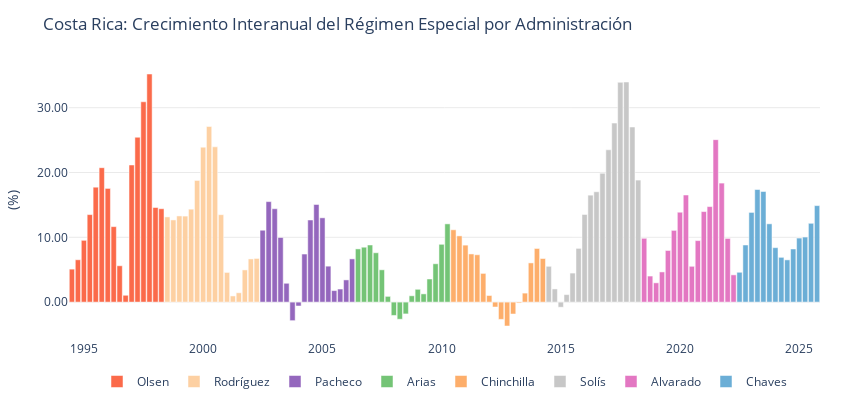
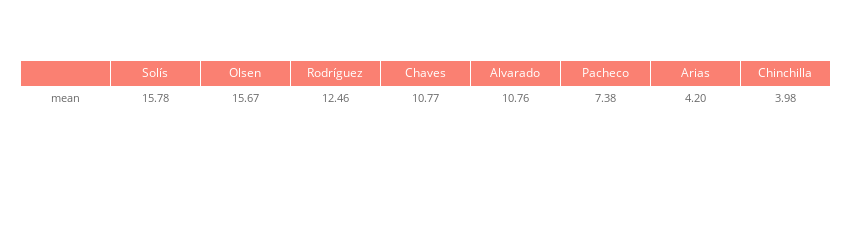

The cell these charts' notebook holds for them, in order:
### Markdown cell above
### <font color = 'red'> 1.2.2 ZONAS FRANCAS

### Code cell
# datos
df = pib_regimen[['PIB_RegEsp_TC', 'Label']]


df.columns = df.columns.str.replace('_TC', '')
col = 'PIB_RegEsp'
statistic = 'mean'
df = df[df['Label'] != 'Calderón']

fig_pib_label = plot_timeseries_bars(
    df=df,
    start = '1994-06-30',
    y_col=col,
    category_col="Label",
    title=f"Costa Rica: Crecimiento Interanual del Régimen Especial por Administración",
    x_title="",
    y_title="(%)",
    y_round=2,
    y_suffix="",
    width=850,
    height=420,
    zero_line=False,
    showlegend=True,
    colors=presidential_colors,
    template='plotly_white',
    show_y_grid=True
)

#fig_pib_label.add_annotation(
#    text="Adol J. C.",
#    xref="paper", yref="paper",
#    x=-0.07,  # bien pegado al borde izquierdo
#    y=-0.18,  # bien abajo
#    showarrow=False,
#    font=dict(
#        size=12,                    # tamaño pequeño
#        color="skyblue",   # opacidad baja (35%)
#    ),
#    align="left"
#)

fig_pib_label.show()

stats_by_admin = compute_basic_statistics(df, value_col=col, groupby_col='Label')
stats_by_admin = stats_by_admin.sort_values(by = statistic, ascending = False).round(2)

fig_table = plot_stats_table_wide(
    stats_by_admin=stats_by_admin,
    statistic="mean",
    title="",
    decimals=2,
    width=850,
    height=125,
)

fig_table.show()
